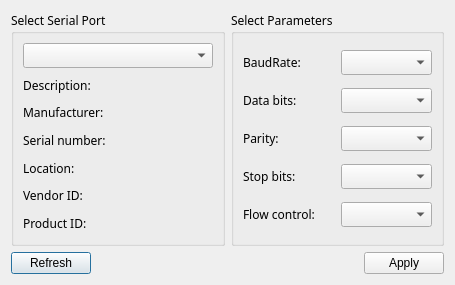
<?xml version="1.0" encoding="UTF-8"?>
<ui version="4.0">
 <class>SettingsDialog</class>
 <widget class="QDialog" name="SettingsDialog">
  <property name="geometry">
   <rect>
    <x>0</x>
    <y>0</y>
    <width>455</width>
    <height>285</height>
   </rect>
  </property>
  <property name="windowTitle">
   <string>Settings</string>
  </property>
  <property name="windowIcon">
   <iconset>
    <normaloff>car.ico</normaloff>car.ico</iconset>
  </property>
  <layout class="QGridLayout" name="gridLayout_3">
   <item row="0" column="1">
    <widget class="QGroupBox" name="parametersBox">
     <property name="font">
      <font>
       <family>Courier 10 Pitch</family>
      </font>
     </property>
     <property name="title">
      <string>Select Parameters</string>
     </property>
     <layout class="QGridLayout" name="gridLayout_2">
      <item row="0" column="0">
       <widget class="QLabel" name="baudRateLabel">
        <property name="text">
         <string>BaudRate:</string>
        </property>
       </widget>
      </item>
      <item row="0" column="1">
       <widget class="QComboBox" name="baudRateBox"/>
      </item>
      <item row="1" column="0">
       <widget class="QLabel" name="dataBitsLabel">
        <property name="text">
         <string>Data bits:</string>
        </property>
       </widget>
      </item>
      <item row="1" column="1">
       <widget class="QComboBox" name="dataBitsBox"/>
      </item>
      <item row="2" column="0">
       <widget class="QLabel" name="parityLabel">
        <property name="text">
         <string>Parity:</string>
        </property>
       </widget>
      </item>
      <item row="2" column="1">
       <widget class="QComboBox" name="parityBox"/>
      </item>
      <item row="3" column="0">
       <widget class="QLabel" name="stopBitsLabel">
        <property name="text">
         <string>Stop bits:</string>
        </property>
       </widget>
      </item>
      <item row="3" column="1">
       <widget class="QComboBox" name="stopBitsBox"/>
      </item>
      <item row="4" column="0">
       <widget class="QLabel" name="flowControlLabel">
        <property name="text">
         <string>Flow control:</string>
        </property>
       </widget>
      </item>
      <item row="4" column="1">
       <widget class="QComboBox" name="flowControlBox"/>
      </item>
     </layout>
    </widget>
   </item>
   <item row="0" column="0">
    <widget class="QGroupBox" name="selectBox">
     <property name="font">
      <font>
       <family>Courier 10 Pitch</family>
      </font>
     </property>
     <property name="title">
      <string>Select Serial Port</string>
     </property>
     <layout class="QGridLayout" name="gridLayout">
      <item row="0" column="0">
       <widget class="QComboBox" name="serialPortInfoListBox"/>
      </item>
      <item row="1" column="0">
       <widget class="QLabel" name="descriptionLabel">
        <property name="text">
         <string>Description:</string>
        </property>
       </widget>
      </item>
      <item row="2" column="0">
       <widget class="QLabel" name="manufacturerLabel">
        <property name="text">
         <string>Manufacturer:</string>
        </property>
       </widget>
      </item>
      <item row="3" column="0">
       <widget class="QLabel" name="serialNumberLabel">
        <property name="text">
         <string>Serial number:</string>
        </property>
       </widget>
      </item>
      <item row="4" column="0">
       <widget class="QLabel" name="locationLabel">
        <property name="text">
         <string>Location:</string>
        </property>
       </widget>
      </item>
      <item row="5" column="0">
       <widget class="QLabel" name="vidLabel">
        <property name="text">
         <string>Vendor ID:</string>
        </property>
       </widget>
      </item>
      <item row="6" column="0">
       <widget class="QLabel" name="pidLabel">
        <property name="text">
         <string>Product ID:</string>
        </property>
       </widget>
      </item>
     </layout>
    </widget>
   </item>
   <item row="1" column="0" colspan="2">
    <layout class="QHBoxLayout" name="horizontalLayout">
     <item>
      <widget class="QPushButton" name="pushButtonRefresh">
       <property name="text">
        <string>Refresh</string>
       </property>
      </widget>
     </item>
     <item>
      <spacer name="horizontalSpacer">
       <property name="orientation">
        <enum>Qt::Horizontal</enum>
       </property>
       <property name="sizeHint" stdset="0">
        <size>
         <width>96</width>
         <height>20</height>
        </size>
       </property>
      </spacer>
     </item>
     <item>
      <widget class="QPushButton" name="applyButton">
       <property name="text">
        <string>Apply</string>
       </property>
      </widget>
     </item>
    </layout>
   </item>
  </layout>
 </widget>
 <resources/>
 <connections/>
</ui>
